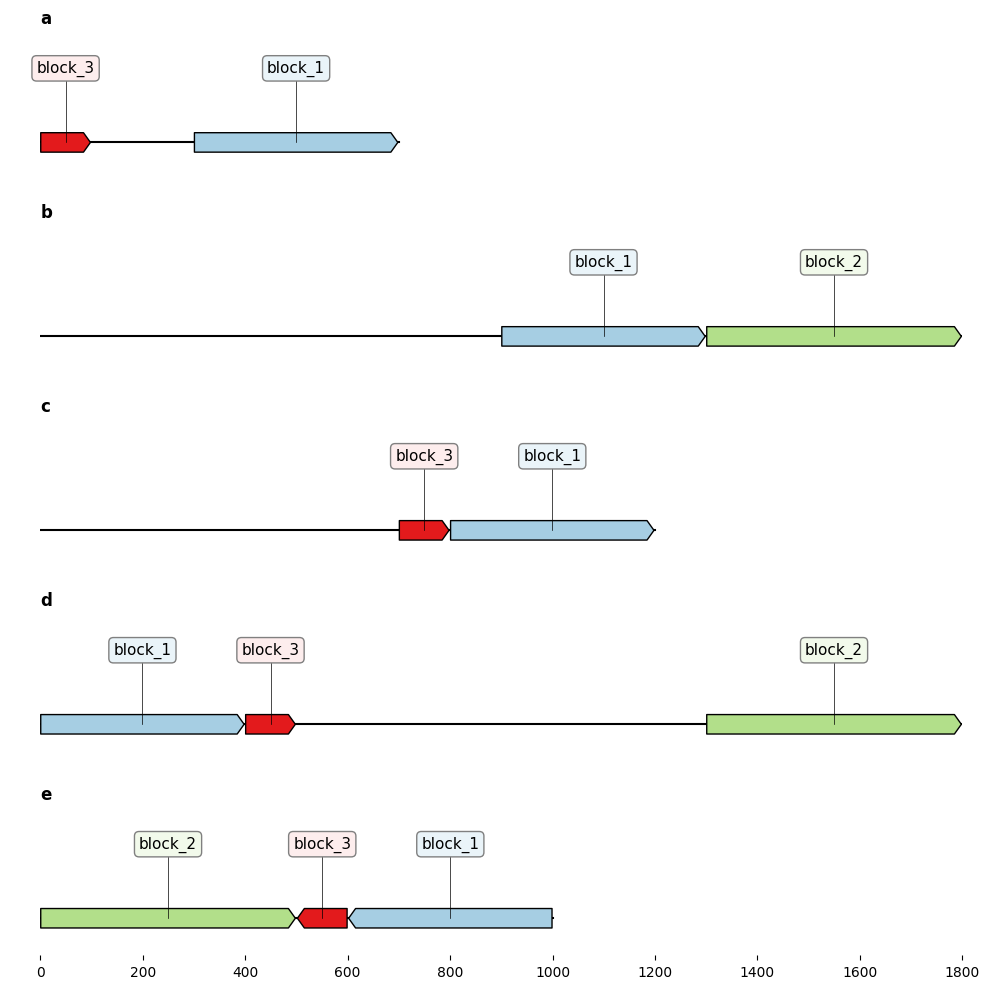

Generate this figure with Python:
from geneblocks import BlocksFinder
from geneblocks.biotools import reverse_complement, random_dna_sequence

C1, A, B, C2, C3, D, E, F = [random_dna_sequence(100 * L) for L in range(1, 9)]

sequences = {
    "a": C1 + A + C2,
    "b": B + D + C2 + C3,
    "c": E + C1 + C2,
    "d": C2 + C1 + F + C3,
    "e": C3 + reverse_complement(C2 + C1)
}

blocks_finder = BlocksFinder(sequences)
axes = blocks_finder.plot_common_blocks()
axes[0].figure.savefig("basic_example.png", bbox_inches="tight")
